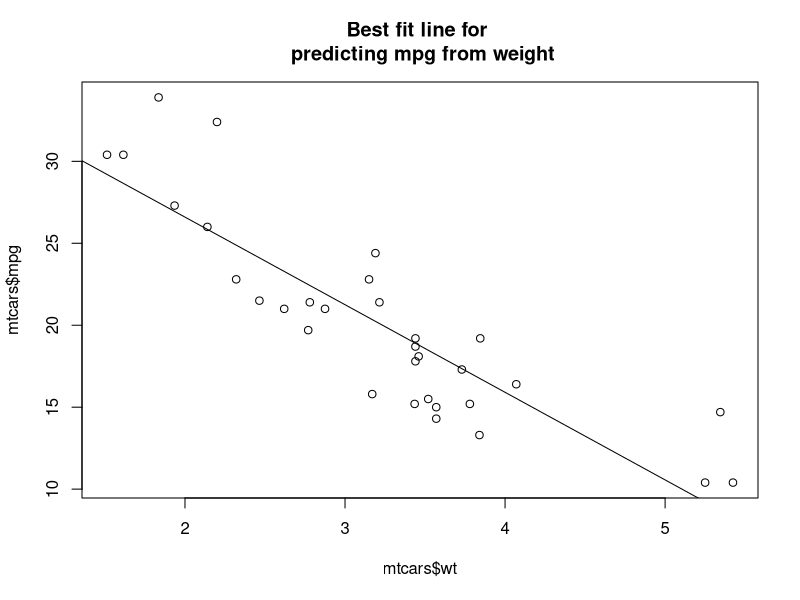
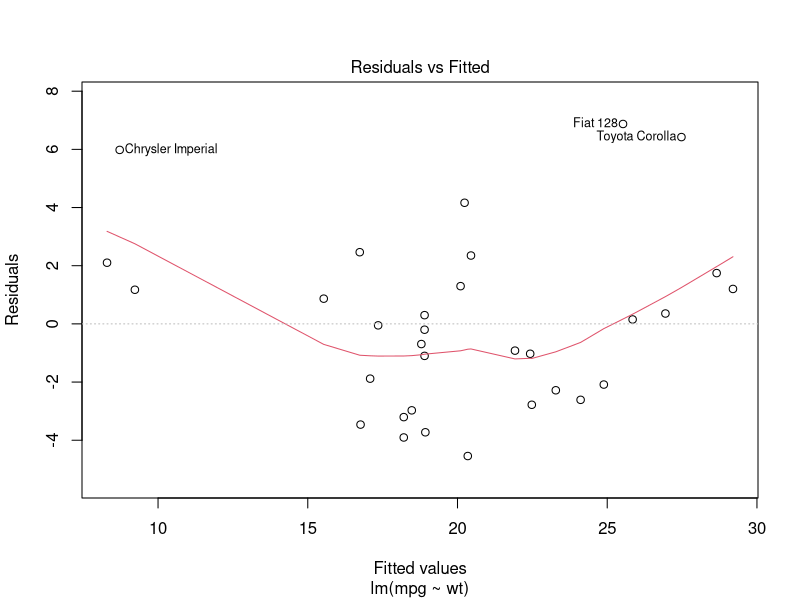
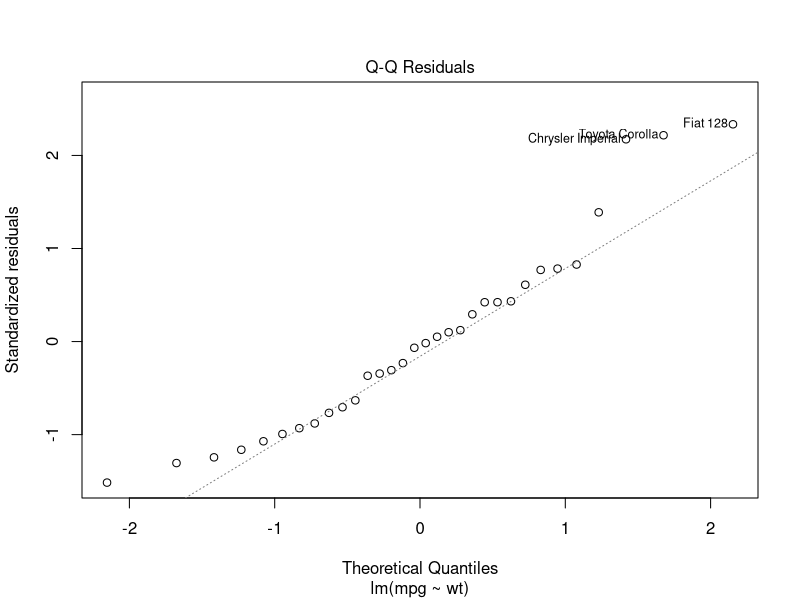

Write the R code that produced these figures, in order.
## ---- chunk 1
knitr::opts_chunk$set(echo = T, eval = T, fig.width = 5, fig.height = 5, 
    tidy.opts = list(width.cutoff = 60), tidy = F)
## ---- chunk 2
library(tidyverse)
## ---- chunk 3
library(datasets)
data(iris)
## ---- chunk 4
a <- c(1,2,3,4,5) #sæt objektet 'a' til at være en vector af tal 
a
## ---- chunk 5
c <- c("cat","mouse","horse","sheep","dog")
c
## ---- chunk 6
is.numeric(c)
is.character(c)
## ---- chunk 7
tea_coffee <- c("tea","tea","coffee","coffee","tea")
is.factor(tea_coffee)
tea_coffee
## ---- chunk 8
tea_coffee <- as.factor(tea_coffee)
is.factor(tea_coffee)
tea_coffee
## ---- chunk 9
mydf <- data.frame("personID"=1:5, "height"=c(140,187,154,132,165), "age"=c(34,31,25,43,29))
mydf
## ---- chunk 10
mydf$personID
## ---- chunk 11
mydf$colour <- c("red","blue","green","orange","purple") #make new variable which is non-numeric
mydf
## ---- chunk 12
matrix(c(1, 2, 3, 4, 5, 6), 
    nrow=3,
    ncol=2)
## ---- chunk 13
a[1:2]
## ---- chunk 14
mydf[1:2, 2]  #first two rows (observations), second column (variable) only
## ---- chunk 15
mydf[1:2, ]  #first two rows, all columns
## ---- chunk 16
mydf[1:2,"height"]
## ---- chunk 17
mydf[mydf$height>=165,] #alle rækker i datarammen med height = 165 eller over
## ---- chunk 18
mydf[mydf$personID %in% c(1,3,5),] #alle personer med personID 1,3 eller 5 
## ---- chunk 19
mydf[!(mydf$personID %in% c(1,3,5)),] #alle personer med personID 2 eller 4
## ---- chunk 20
x <- rnorm(25,mean=0,sd=1) #standard normal distribution
x #så har vi 25 værdier fra en normal distribution med mean=0 og standard deviation=1.
## ---- chunk 21
head(x) #første 6
tail(x) #sidste 6
x[1] #første værdi
x[length(x)] #sidste data point
## ---- chunk 22
my_mean <- mean(x)
my_median <- median(x)
my_max <- max(x)
my_min <- min(x)
my_var <- var(x)
my_sd <- sd(x)
c(my_mean,my_median,my_max,my_min,my_var,my_sd) #print results
## ---- chunk 23
summary(x)
## ---- chunk 24
data(iris)
tapply(iris$Sepal.Length,iris$Species,mean) # ovenstående i kun en linje
## ---- chunk 25
# gennemsnit Sepal Length for Species setosa
mean_setosa <- mean(iris$Sepal.Length[iris$Species=="setosa"])

# gennemsnit Sepal Length for Species versicolor
mean_versi <- mean(iris$Sepal.Length[iris$Species=="versicolor"]) 

# gennemsnit Sepal Length for Species virginica
mean_virgin <- mean(iris$Sepal.Length[iris$Species=="virginica"])

c(mean_setosa,mean_versi,mean_virgin)
## ---- chunk 26
data(cars)
cor(cars$speed, cars$dist) 
## ---- chunk 27
cor.test(cars$speed, cars$dist) 
## ---- chunk 28
phenotype <- c("red","pink")
copies <- c("0","1","2")
dat <- data.frame(rbind(c(29,31,16),c(11,16,24)))
row.names(dat) <- phenotype
colnames(dat) <- copies
dat %>% knitr::kable("simple",align = "c")
#chisq.test(dat)
## ---- chunk 29
chisq.test(dat)
## ---- chunk 30
set.seed(290223) # bare for at få den samme resultat hver gang
x <- rnorm(10,mean = 3,sd = 1)
## ---- chunk 31
t.test(x,mu = 3)
## ---- chunk 32
x <- rnorm(10,3,1)
y <- rnorm(10,5,1)

t.test(x,y,var.equal = T)
## ---- chunk 33
x <- rnorm(10,3,1)
y <- rnorm(10,5,3) #større variance

t.test(x,y,var.equal = F) #var.equal=F er 'default' så man behøver ikke at specifere
## ---- chunk 34
set.seed(320)
before <- rnorm(10,3,1)
after <- rnorm(10,6,2)

t.test(before,after,paired=T) #specificy paired data
t.test(before-after,mu=0) #exactly the same result
## ---- chunk 35
#simulere data til 3 forskellige grupper fra den normale fordeling med standard afvigelse af 3
group1 <- rnorm(50,10,3)
group2 <- rnorm(55,10,3)
group3 <- rnorm(48,5,3)

#data må være i en dataramme, med den ene kolon = vores værdier, og den anden kolon = grupper
y <- c(group1,group2,group3)
x <- c(rep("G1",50),rep("G2",55),rep("G3",48))
mydf <- data.frame("group"=x,"value"=y)
## ---- chunk 36
mylm <- lm(value~group,data=mydf) #H1 model
## ---- chunk 37
mylm_null <- lm(value~1,data=mydf) #H0 model
## ---- chunk 38
anova(mylm_null,mylm)
## ---- chunk 39
data(mtcars)
plot(mtcars$wt,mtcars$mpg, main =  "Best fit line for \n predicting mpg from weight")
abline(lm(mpg ~ wt, data=mtcars))
## ---- chunk 40
mylm <- lm(mpg ~ wt, data=mtcars)  # build linear regression model
mylm
## ---- chunk 41
summary(mylm)
## ---- chunk 42
plot(mylm,which=c(1))
## ---- chunk 43
plot(mylm,which=c(2))
## ---- chunk 44
mylm_disp <- lm(mpg ~ wt + disp, data=mtcars) # build linear regression model
summary(mylm_disp)
## ---- chunk 45
mylm_cyl <- lm(mpg ~ wt + factor(cyl), data=mtcars) # build linear regression model
summary(mylm_cyl)
## ---- chunk 46
anova(mylm,mylm_cyl)
## ---- chunk 47
data <- read.table("plots/reactions.txt",header=T)
#data$time[data$time=="1"] <- "before"
#data$time[data$time=="2"] <- "after"
#write.table(data,"plots/reactions.txt",quote=F,row.names = F)
## ---- chunk 48
data$subject <- as.factor(data$subject)
data$time <- as.factor(data$time)
## ---- chunk 49
RT_before <- data[data$time == "before",]
RT_after <- data[data$time == "after",]
## ---- chunk 50
diff <- RT_after$RT - RT_before$RT
## ---- chunk 51
mytable <- structure(c(80L, 97L, 372L, 136L, 87L, 119L), .Dim = 3:2, .Dimnames = structure(list(
    c("First", "Second", "Third"), c("Died", "Survived")), .Names = c("Class", "Survival")), class = "table")

mytable
